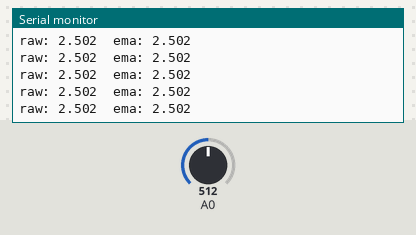
Bench run of a sketch on a simulated Arduino Uno, built with avr-gcc and run on an emulated ATmega328P. On the bench: the last lines printed to the serial monitor. The test bench sets the inputs (shaded band); at power-on: A0 = 512.

Above: at 1.2 s.
1.3 s: A0 set to 716
At 2.3 s:
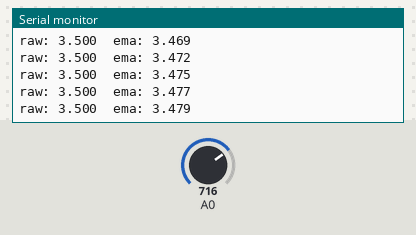
2.8 s: A0 set to 900
At 3.9 s:
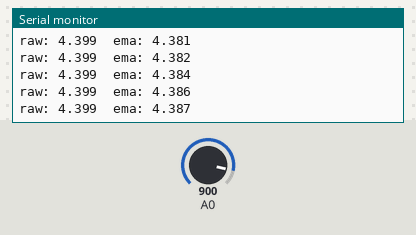
Timing chart, 0 to 5.8 s (numbered marks = the images above; inputs shaded):
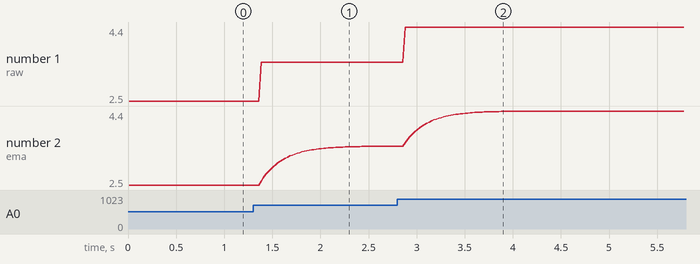

The sketch:

low_pass_filter.ino
```cpp
// snippet: low_pass_filter
// tags: filter, lowpass, low-pass, ema, exponential, smooth, noise, iir
// boards: avr, esp32, megaavr, nano33iot, romi32u4, rp2040
// library: none
// description: Single-pole IIR (exponential moving average) low-pass filter — one line, very fast.
//   ema = ALPHA * raw + (1 - ALPHA) * ema
//   Seed the filter with the FIRST sample instead of 0.0, or the output ramps up from zero over
//   the first few dozen samples and a startup reading looks like a real transient.
//   ALPHA is only meaningful together with the SAMPLE INTERVAL: the same ALPHA at 10 ms and at
//   100 ms are two different filters. Keep the interval fixed (the millis() gate below) and
//   state it next to ALPHA. Cutoff ≈ ALPHA / (2 * PI * dt) Hz for small ALPHA.
//   Scale the ADC count with the resolution and reference of the TARGET board, not a hard-coded
//   5.0/1023: an ESP32 is 12-bit over ~3.3 V (4095 counts) and a Nano 33 IoT / SAMD is 3.3 V.
//   Using the AVR constants on those boards reports voltages that are ~50% too high.
// prompts: low pass filter, exponential moving average, EMA filter, smooth sensor noise, IIR filter, noise reduction, signal smoothing, filter analog input, exponential smoothing

// ADC scaling for the target board (see rule_adc_resolution).
#if defined(ESP32)
  const float ADC_VREF   = 3.3f;
  const float ADC_COUNTS = 4095.0f;   // analogReadResolution(12) is the ESP32 default
#elif defined(ARDUINO_ARCH_SAMD) || defined(ARDUINO_ARCH_RP2040) || defined(ARDUINO_ARCH_MBED)
  const float ADC_VREF   = 3.3f;
  const float ADC_COUNTS = 1023.0f;   // 10-bit by default; raise with analogReadResolution(12)
#else
  const float ADC_VREF   = 5.0f;      // classic AVR
  const float ADC_COUNTS = 1023.0f;
#endif

// alpha = 0.0-1.0: smaller = smoother but more lag; 0.1-0.3 is typical AT THIS interval
const float ALPHA = 0.1f;
const unsigned long SAMPLE_MS = 10;   // fixed sample interval — ALPHA is tuned against it

float ema = 0.0f;
bool  firstSample = true;
unsigned long prevMs = 0;

void setup() { Serial.begin(9600); }

void loop() {
  unsigned long now = millis();
  if (now - prevMs < SAMPLE_MS) return;
  prevMs = now;

  float raw = analogRead(A0) * (ADC_VREF / ADC_COUNTS);

  if (firstSample) { ema = raw; firstSample = false; }
  else             { ema = ALPHA * raw + (1.0f - ALPHA) * ema; }

  Serial.print("raw: "); Serial.print(raw, 3);
  Serial.print("  ema: "); Serial.println(ema, 3);
}
```

Measured:
- after the input at 1.3 s, the serial monitor: prints a new line after 0.08 s (image 1)
- after the input at 2.8 s, the serial monitor: prints a new line after 0.08 s (image 2)
- plotted number 1: 2.5 → 3.5 after the input at 1.3 s, 3.5 → 4.4 after the input at 2.8 s
- plotted number 2: 2.5 → 3.5 after the input at 1.3 s, 3.5 → 4.3 after the input at 2.8 s
